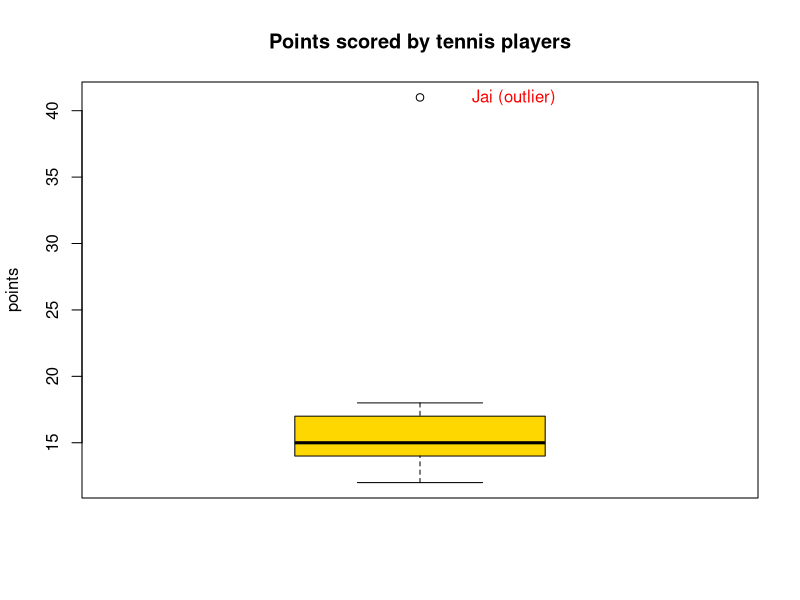

Write the R code that produced this figure.
# Day 2 - Q9: Tennis coach checks for outlier scorers with a boxplot (illustrative data)
points <- c(Ajay = 12, Bala = 15, Chitra = 14, Dev = 18, Esha = 16, Farhan = 13,
            Gita = 17, Hari = 15, Indu = 14, Jai = 41)          # Jai scores unusually high
print(points)

b <- boxplot.stats(points)
q <- quantile(points, c(.25, .75)); iqr <- IQR(points)
cat(sprintf("\nQ1 = %.2f  Q3 = %.2f  IQR = %.2f\n", q[1], q[2], iqr))
cat(sprintf("Outlier fences: lower = Q1 - 1.5*IQR = %.2f, upper = Q3 + 1.5*IQR = %.2f\n", q[1] - 1.5 * iqr, q[2] + 1.5 * iqr))
cat("Outlier score(s):", b$out, "-> player(s):", names(points)[points %in% b$out], "\n")

png("day2/output/q09_tennis_boxplot.png", 600, 500)
boxplot(points, col = "gold", main = "Points scored by tennis players", ylab = "points")
text(1.15, points["Jai"], "Jai (outlier)", col = "red")
invisible(dev.off())
cat("Plot saved: day2/output/q09_tennis_boxplot.png\n")
